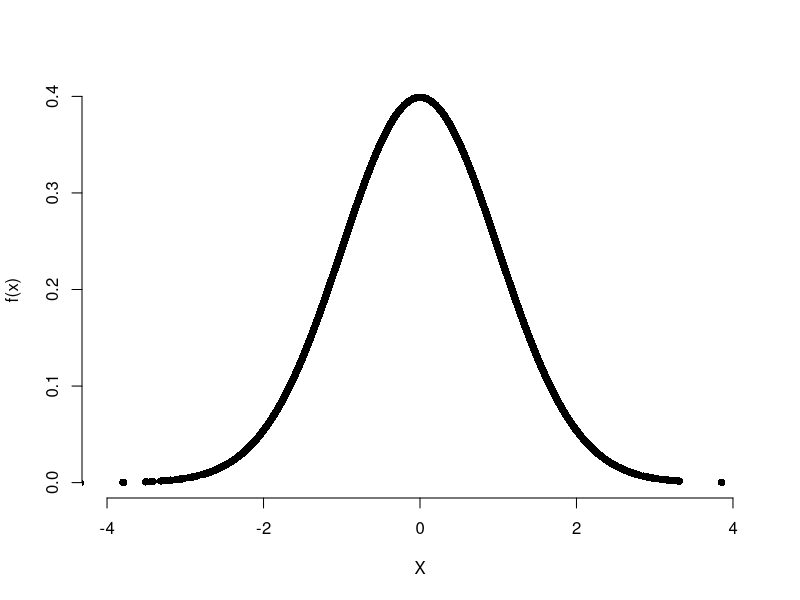

Reproduce this figure in R.
## ---- chunk 1

x = rnorm(10000)

plot(x,dnorm(x), xlab="X", ylab="f(x)", 
     frame.plot=FALSE, xlim=c(-4,4), pch=16 )

